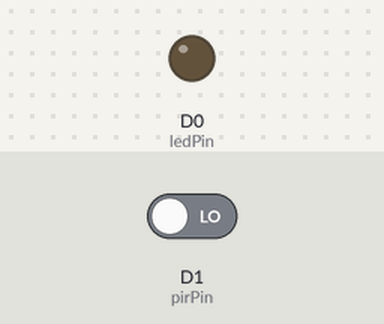
A sketch run on a simulated ESP8266 (NodeMCU). Parts: output pins drawn as LEDs (lit = HIGH). Inputs (shaded band) come from the test bench; at power-on: D1 (pirPin) LOW. WiFi joins after 1.5 s; servers stay silent unless stated; no MQTT or app messages arrive unless stated; what the sketch prints to the serial monitor is not drawn.

Above: at 2.7 s.
2.8 s: D1 (pirPin) driven HIGH
At 5.7 s:
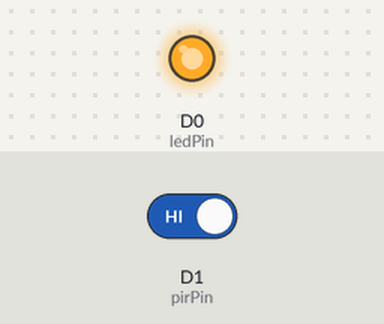
6.0 s: D1 (pirPin) driven LOW
At 8.1 s:
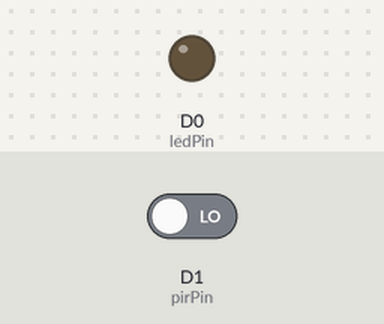
Timing chart, 0 to 9.6 s (numbered marks = the images above; inputs shaded):
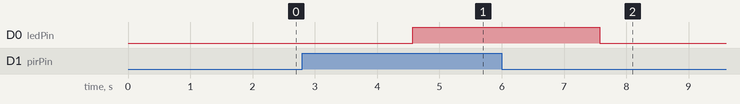

Measured:
- after the input at 2.8 s, D0 (ledPin): LOW → HIGH after 1.8 s
- after the input at 6.0 s, D0 (ledPin): HIGH → LOW after 1.6 s

The sketch:

pir_code.ino
```cpp
#include<Adafruit_MQTT_Client.h>
#include<ESP8266WiFi.h>

#define wifi_name "wifi name"
#define pwd "wifi password"
#define server "io.adafruit.com"
#define port 1883
#define username "adafruit username"
#define aiokey "adafruit password"


#define ledPin D0
#define pirPin D1

WiFiClient IoT;

Adafruit_MQTT_Client mqtt(&IoT, server,port,username,aiokey);
Adafruit_MQTT_Publish feed= Adafruit_MQTT_Publish(&mqtt, username"/feeds/pirdata");


int pirValue;

void setup() {
  // put your setup code here, to run once:
  Serial.begin(9600);
  delay(10);
  WiFi.begin(wifi_name,pwd);
  while(WiFi.status () != WL_CONNECTED)
  {

    Serial.print(".");
  }
  Serial.println(WiFi.localIP());
  while(mqtt.connect())
  {
    Serial.print(".");
  }
    pinMode(ledPin,OUTPUT);
    pinMode(pirPin,INPUT);
    digitalWrite(ledPin,LOW);

}


void loop(){
  pirValue=digitalRead(pirPin);
  digitalWrite(ledPin,pirValue);
  Serial.println(pirValue);
  int data=digitalRead(pirPin);
  if(mqtt.connected()){

  Serial.println("Sending ");
  Serial.println(data);
  if(feed.publish(data)){
    Serial.println("Success");
  }
  else{
    Serial.println("Trying");
    }
  }


delay(3000);
}
```
